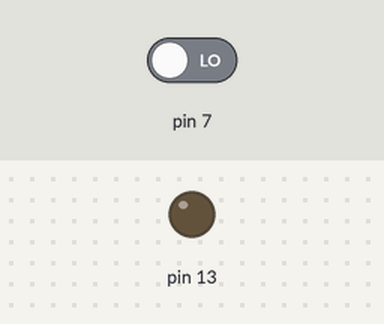
This sketch was run on a simulated Arduino Uno, built with avr-gcc and run on an emulated ATmega328P. Shown: output pins drawn as LEDs (lit = HIGH). The test bench sets the inputs (shaded band); at power-on: pin 7 LOW.

Above: at 1.2 s.
1.3 s: pin 7 driven HIGH
At 1.9 s:
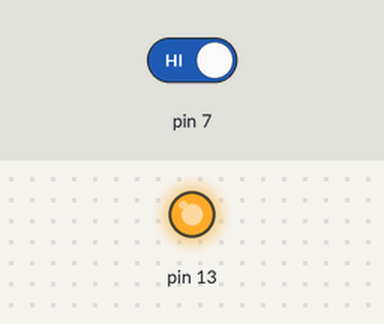
Timing chart, 0 to 4.3 s (numbered marks = the images above; inputs shaded):
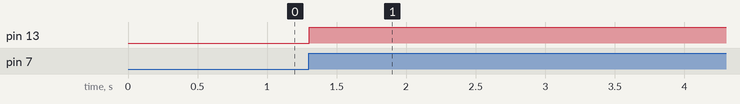

Measured:
- after the input at 1.3 s, pin 13: LOW → HIGH at once

The sketch:

ipirsensoropled.ino
```cpp
void setup() {
  // put your setup code here, to run once:
pinMode(7,INPUT);
pinMode(13,OUTPUT);
}

void loop() {
  // put your main code here, to run repeatedly:

int x = digitalRead(7);

if(x==1)
{
  digitalWrite(13,HIGH);
  delay(10000);
    }
else
{
  digitalWrite(13,LOW);
  delay(10);
  }
}
```
